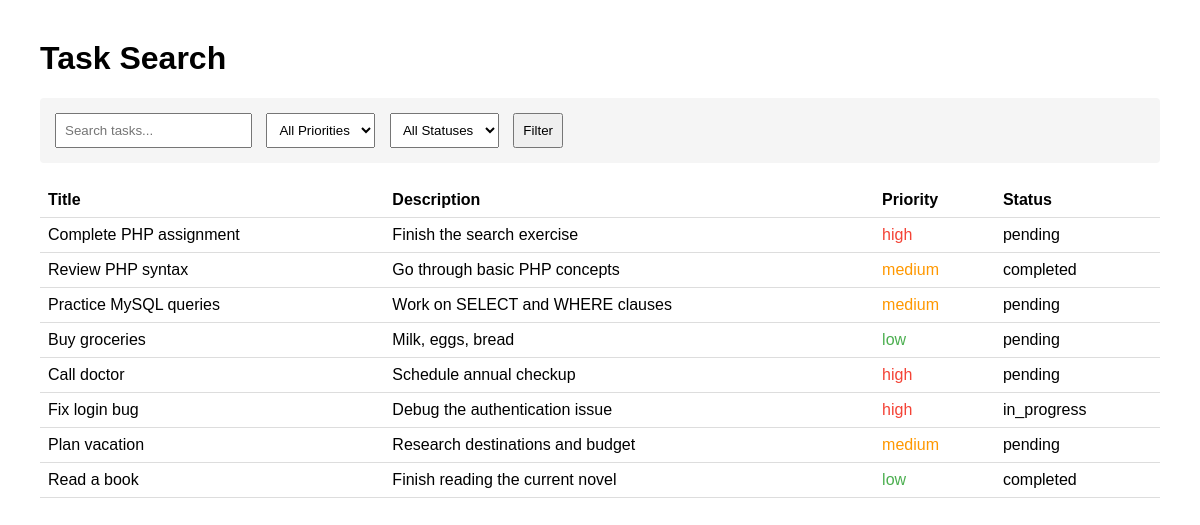
/exercise3-search/index.php, run on the app's committed database.
### tables this page shows
CREATE TABLE tasks (
    id INT AUTO_INCREMENT PRIMARY KEY,
    user_id INT NOT NULL,
    title VARCHAR(100) NOT NULL,
    description TEXT,
    priority ENUM('low', 'medium', 'high') DEFAULT 'medium',
    status ENUM('pending', 'in_progress', 'completed') DEFAULT 'pending',
    completed_at TIMESTAMP NULL,
    created_at TIMESTAMP DEFAULT CURRENT_TIMESTAMP,
    FOREIGN KEY (user_id) REFERENCES users(id)
);

### exercise3-search/index.php (the view, shortened to what this page needs)
<?php
require_once "../config.php";
$search = isset($_GET['search']) ? trim($_GET['search']) : '';
$sql = "SELECT * FROM tasks WHERE 1=1";
$params = [];
$sql .= " ORDER BY created_at DESC";
$statement = $connection->prepare($sql);
$statement->execute($params);
$tasks = $statement->fetchAll(PDO::FETCH_ASSOC);
?>
<!DOCTYPE html>
<html lang="en">
<head>
</head>
<body>
    <main>
        <header>
            <h1>Task Search</h1>
        </header>
        <section class="filters">
            <form method="get">
                <input type="text" name="search" placeholder="Search tasks..."
                       value="<?php echo htmlspecialchars($search); ?>">
                <select name="priority">
                    <option value="">All Priorities</option>
                </select>
                <select name="status">
                    <option value="">All Statuses</option>
                </select>
                <input type="submit" value="Filter">
            </form>
        </section>
        <section>
            <table>
                <thead>
                    <tr>
                        <th>Title</th>
                        <th>Description</th>
                        <th>Priority</th>
                        <th>Status</th>
                    </tr>
                </thead>
                <tbody>
                    <?php foreach($tasks as $task): ?>
                    <tr>
                        <td><?php echo htmlspecialchars($task['title']); ?></td>
                        <td><?php echo htmlspecialchars($task['description']); ?></td>
                        <td class="priority-<?php echo $task['priority']; ?>">
                            <?php echo htmlspecialchars($task['priority']); ?>
                        </td>
                        <td><?php echo htmlspecialchars($task['status']); ?></td>
                    </tr>
                    <?php endforeach; ?>
                </tbody>
            </table>
        </section>
    </main>
</body>
</html>

### exercise3-search/index.php (style rules this page uses)
body { font-family: Arial; margin: 40px; }
.filters { margin-bottom: 20px; padding: 15px; background: #f5f5f5; border-radius: 4px; }
.filters input, .filters select { padding: 8px; margin-right: 10px; }
table { width: 100%; border-collapse: collapse; margin-top: 20px; }
th, td { padding: 8px; text-align: left; border-bottom: 1px solid #ddd; }
.priority-high { color: #f44336; }
.priority-medium { color: #ff9800; }
.priority-low { color: #4CAF50; }

### data on the page
tasks: title "Complete PHP assignment", description "Finish the search exercise", priority "high", status "pending"
tasks: title "Review PHP syntax", description "Go through basic PHP concepts", priority "medium", status "completed"
tasks: title "Practice MySQL queries", description "Work on SELECT and WHERE clauses", priority "medium", status "pending"
tasks: title "Buy groceries", description "Milk, eggs, bread", priority "low", status "pending"
tasks: title "Call doctor", description "Schedule annual checkup", priority "high", status "pending"
tasks: title "Fix login bug", description "Debug the authentication issue", priority "high", status "in_progress"
tasks: title "Plan vacation", description "Research destinations and budget", priority "medium", status "pending"
tasks: title "Read a book", description "Finish reading the current novel", priority "low", status "completed"
